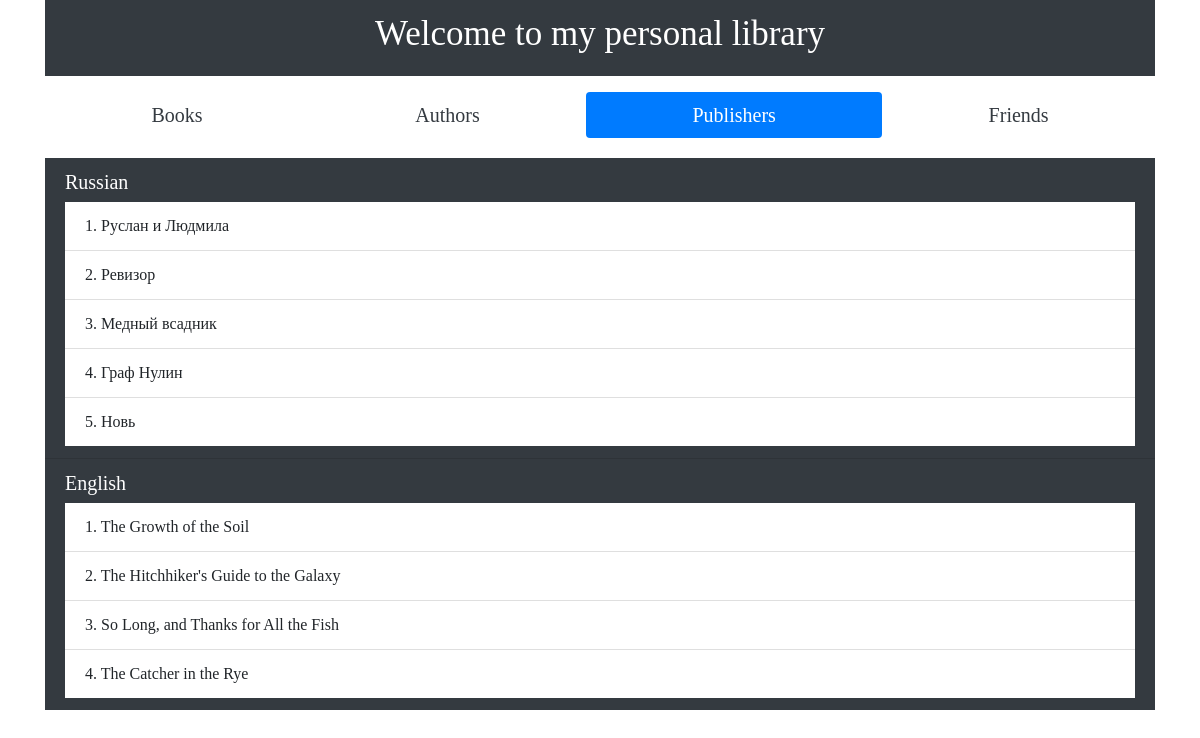
Screenshot of /publishers/ with the database file from the repository.
### p_library/models.py (models this page shows, shortened)
class Publisher(models.Model):
    name = models.TextField()
    address = models.TextField()
    email = models.EmailField()

class Book(models.Model):
    ISBN = models.CharField(max_length=13)
    title = models.TextField()
    description = models.TextField()
    year_release = models.SmallIntegerField()
    copy_count = models.SmallIntegerField(default=1)
    price = models.DecimalField(default=0, max_digits=8, decimal_places=2)
    author = models.ForeignKey(Author, on_delete=models.CASCADE, related_name='authors')
    publisher = models.ForeignKey(Publisher, on_delete=models.SET_NULL, null=True, blank=True, related_name='publishers')
    friend = models.ForeignKey(Friend, on_delete=models.SET_NULL, null=True, blank=True, related_name='friends')
    book_img = models.ImageField(blank=True, null=True, upload_to='books_img')

### p_library/views.py (the view)
# urls.py: path('publishers/', views.publishers_list),
def publishers_list(request):
    template = loader.get_template('publishers.html')
    publishers = Publisher.objects.all()
    pub_data = {
        'title': 'Publishers',
        'publishers': publishers,
    }
    return HttpResponse(template.render(pub_data))

### p_library/templates/publishers.html
{% extends 'base.html' %}
{% block navigate %}
<ul class="nav nav-pills nav-fill">
    <li class="nav-item">
        <a class="nav-link text-dark" href="/">Books</a>
    </li>
    <li class="nav-item">
        <a class="nav-link text-dark" href="/author/">Authors</a>
    </li>
    <li class="nav-item">
        <a class="nav-link text-white active" href="/publishers/">Publishers</a>
    </li>
    <li class="nav-item">
        <a class="nav-link text-dark" href="/friend/">Friends</a>
    </li>
</ul>
{% endblock %}
{% block content %}
<ul class="list-group list-group-flush" style="margin-top: 20px;">
    {% for publisher in publishers%}
    <li class="list-group-item bg-dark">
        <h5 class="text-white">{{ publisher.name }}</h5>
        <ul class="list-group list-group-flush">
            {% for book in publisher.publishers.all %}
            <li class="list-group-item">{{ forloop.counter }}. {{ book.title }}</li>
            {% endfor %}
        </ul>
    </li>
    {% endfor %}
</ul>
{% endblock %}

### static/p_library/style.css (style rules this page uses)
body { font-family: 'Times New Roman', Times, serif; }
.nav-link { font-size: 20px; }

### rows the page displays
Publisher: name "Russian"
Book: title "Руслан и Людмила"
Book: title "Ревизор"
Book: title "Медный всадник"
Book: title "Граф Нулин"
Book: title "Новь"
Publisher: name "English"
Book: title "The Growth of the Soil"
Book: title "The Hitchhiker's Guide to the Galaxy"
Book: title "So Long, and Thanks for All the Fish"
Book: title "The Catcher in the Rye"
